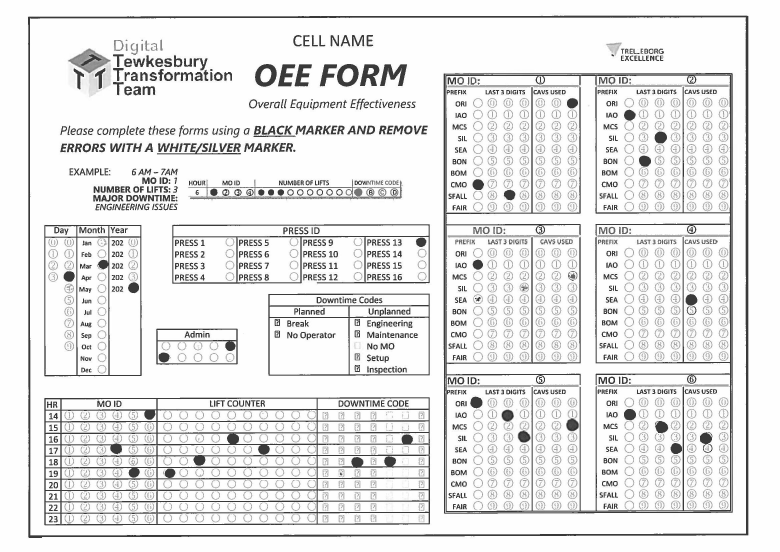
#> input picture tests/test_filled_form.jpg, 2339 x 1656 px (shown at 1/3 size); its folder holds only this picture in this run
$ python -i img_processing.py   (imports and definitions only)
#> lines starting #> are read from the running program, lines starting #| are printed output that depends on the picture; after the words box and inside, x2 and y2 are one past the last pixel; in counts of white or black regions, pixels touching at a corner belong together
#> further down, picture is the input picture: shape (1656, 2339, 3); min 0, max 255, mean 230.1
import os
from pathlib import Path

import cv2
import numpy as np
from pdf2image import convert_from_path


# [72 lines left out: functions pdfFolderToImgs, showImg, threshImg, not called in this run]


# img_processing.py
def alignForm(img, width=0, height=0, isTemplate=False):
    """apply perspective transformation to align form with template
    img = input form as np.array (use cv2.imread)
    width = use template image width (i.e. template['metadata']['shape'][1])
    height = use template image height (i.e. template['metadata']['shape'][0])
    isTemplate = if defining template: set to True to ensure the image is scaled down to
    fit screen when showing image, will override width and height with euclidean distances of outer border"""
#> called with width = 0, height = 0, isTemplate = False

    # enhance image to improve contour detection

    # only resize if template - otherwise image will be resized with warp transform anyways
    xScale = 0.5
    yScale = 0.5
    if isTemplate == True:
        imgResize = cv2.resize(
            img, (0, 0), fx=xScale, fy=yScale, interpolation=cv2.INTER_AREA
        )
        print(
            "AlignImage: img resized by {}{} in width and {}{} in height".format(
                int(xScale * 100), "%", int(yScale * 100), "%"
            )
        )
    else:
        imgResize = img

    imgGray = cv2.cvtColor(imgResize, cv2.COLOR_BGR2GRAY)
    imgBilat = cv2.bilateralFilter(imgGray, 11, 500, 0)
    imgEdges = cv2.Canny(imgBilat, 20, 100)
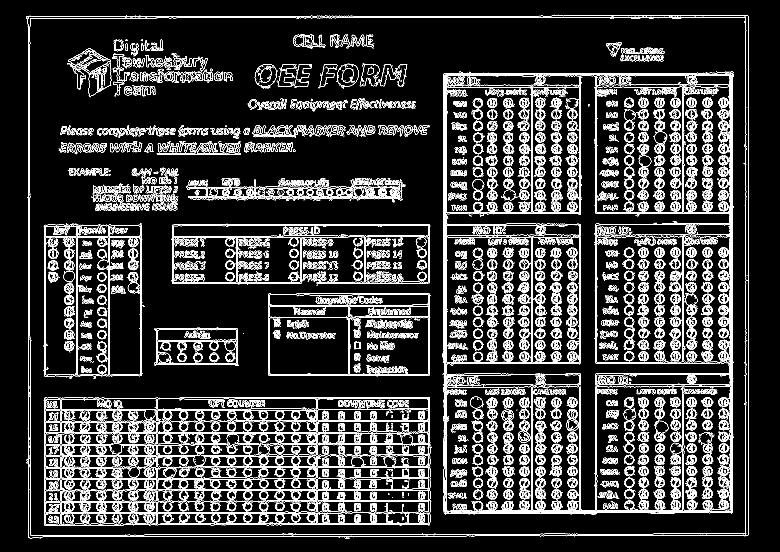
#> imgEdges: shape (1656, 2339) (shown at 1/3 size); 9.4% white in thin lines or dots, all inside (x1, y1, x2, y2) = (79, 44, 2246, 1617)

    ##find outer rectangle##

    conts = cv2.findContours(imgEdges, cv2.RETR_LIST, cv2.CHAIN_APPROX_SIMPLE)
#> conts = 9337 contours, 5115 with area under 20; largest, box (x1, y1, x2, y2) and area: (79, 44, 2246, 1615) 3369879, (89, 51, 2239, 1607) 3328594, (1327, 215, 2202, 1545) 1143238, (1331, 218, 2199, 1535) 939238, (131, 1191, 1294, 1577) 440976
    # find top 10 biggest contours by area
    areas = []
    for c in conts[0]:
        areas.append([c, cv2.contourArea(c)])
#> this loop made 9337 passes
#> c on passes 1, 2, 4: [[1042, 1615], [1043, 1614], [1044, 1615], [1043, 1616]], [[1042, 1612], [1043, 1612]], [[397, 1607]]
#> after the loop, areas = 9337 items

    sortedLengths = sorted(areas, key=lambda x: x[1], reverse=True)
#> sortedLengths = 9337 items
    topConts = sortedLengths[:10]
#> topConts = 10 items

    # find outer rectangle
    outerBoxCnt = None
    for c in topConts:
        # approximate the contour
        peri = cv2.arcLength(c[0], True)
        # approximate curve to check if its rectangular
        approx = cv2.approxPolyDP(c[0], 0.015 * peri, True)
        if len(approx) == 4:
            outerBoxCnt = approx
            break
#> this loop made 1 pass
#> (peri, outerBoxCnt) on pass 1: (7741.1, [[2244, 48], [81, 48], [86, 1613], [2244, 1605]])

    pts = outerBoxCnt.reshape(4, 2)
#> pts = [[2244, 48], [81, 48], [86, 1613], [2244, 1605]]

    # ordered from 0-3: top left, top right, bottom right, bottom left (go clockwise around rect)
    orderedPts = np.zeros((4, 2), dtype="float32")

    # largest sum of x+y = bottom right
    # smallest sum of x+y = top left
    orderedPts[0] = pts[np.argmin(pts.sum(axis=1))]
    orderedPts[2] = pts[np.argmax(pts.sum(axis=1))]

    # smallest difference x-y = top right
    orderedPts[1] = pts[np.argmin(np.diff(pts, axis=1))]
    # largest difference x-y = bottom left
    orderedPts[3] = pts[np.argmax(np.diff(pts, axis=1))]

    # unpack ordered pts to find widths and heights
    (tl, tr, br, bl) = orderedPts

    # use euclidean distances (finally a use for pythagoras lol) - taken from pyimagesearch.com
    widthA = np.sqrt(((br[0] - bl[0]) ** 2) + ((br[1] - bl[1]) ** 2))
    widthB = np.sqrt(((tr[0] - tl[0]) ** 2) + ((tr[1] - tl[1]) ** 2))
    heightA = np.sqrt(((tr[0] - br[0]) ** 2) + ((tr[1] - br[1]) ** 2))
    heightB = np.sqrt(((tl[0] - bl[0]) ** 2) + ((tl[1] - bl[1]) ** 2))

    # find max heights/widths - i.e from top/bottom, left/right
    if width == 0 or isTemplate == True:
        maxWidth = max(int(widthA), int(widthB))
    else:
        maxWidth = width
    if height == 0 or isTemplate == True:
        maxHeight = max(int(heightA), int(heightB))
    else:
        maxHeight = height

    # initialise dst array for transformation
    dst = np.array(
        [
            [0, 0],
            [maxWidth - 1, 0],
            [maxWidth - 1, maxHeight - 1],
            [0, maxHeight - 1],
        ],
        dtype="float32",
    )

    # transformation matrix
    matrix = cv2.getPerspectiveTransform(orderedPts, dst)
#> matrix = [[0.994, -0.00318, -80.37], [3.17e-18, 0.997, -47.85], [-2.37e-06, -1.47e-06, 1]]

    # transform image and resize to original size (map spots to correct locations)
    warpImg = cv2.warpPerspective(imgResize, matrix, (maxWidth, maxHeight))
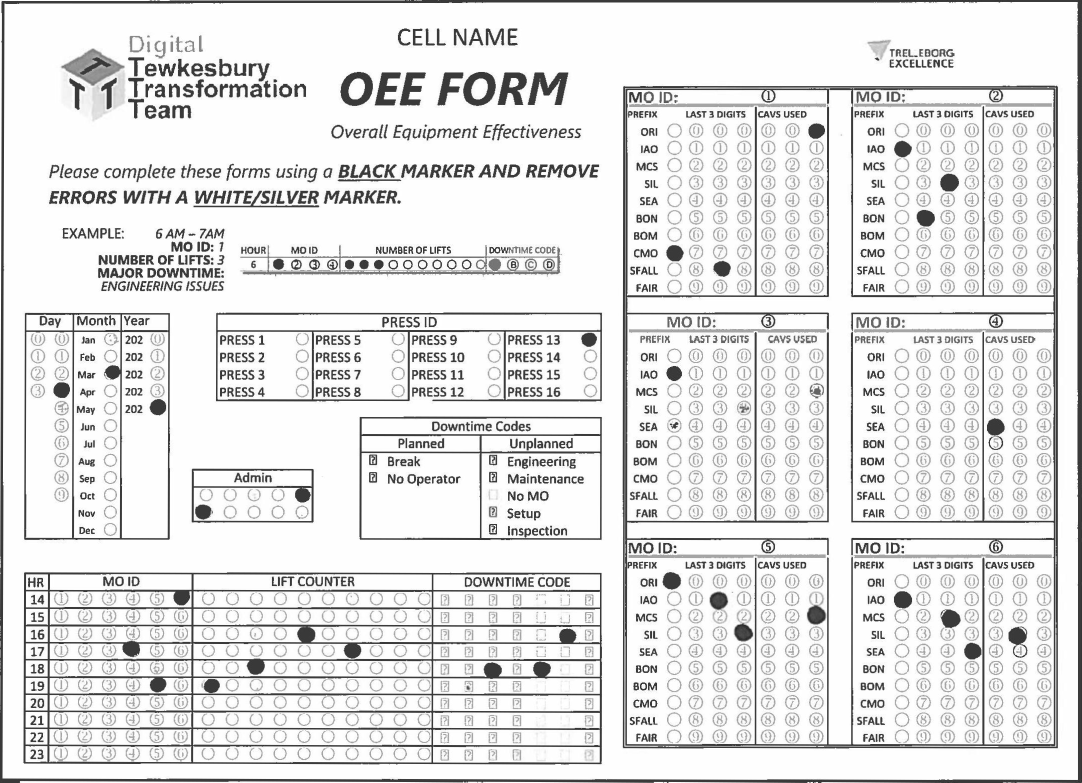
#> warpImg: shape (1565, 2163, 3) (shown at 1/2 size); min 11, max 255, mean 226.7
    if warpImg.shape[0] > warpImg.shape[1]:
        warpImg = cv2.rotate(warpImg, cv2.ROTATE_90_CLOCKWISE)

    return warpImg

>>> import cv2
>>> picture = cv2.imread('tests/test_filled_form.jpg')
>>> result = alignForm(picture)

$ run again, on tests/test_template.jpg
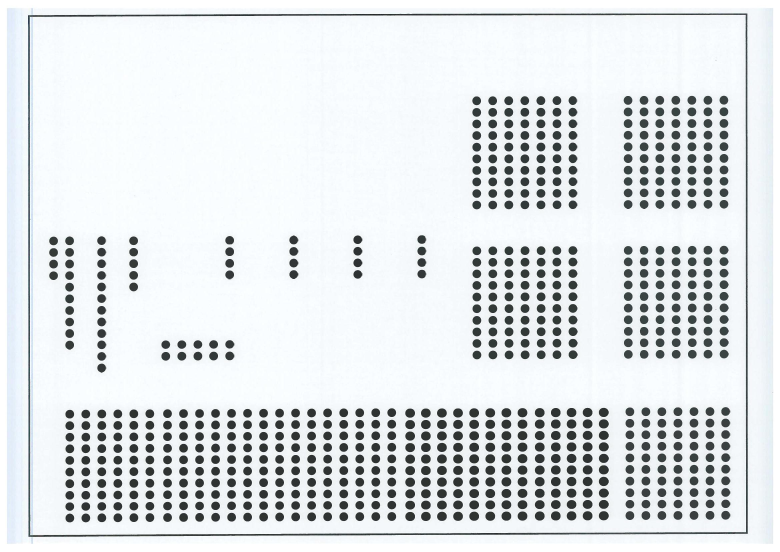
#> input picture tests/test_template.jpg, 2339 x 1656 px (shown at 1/3 size)
#> picture is the input picture: shape (1656, 2339, 3); mean B, G, R 229, 226.9, 222.7
#> in alignForm, `imgEdges = cv2.Canny(imgBilat, 20, 100)`:
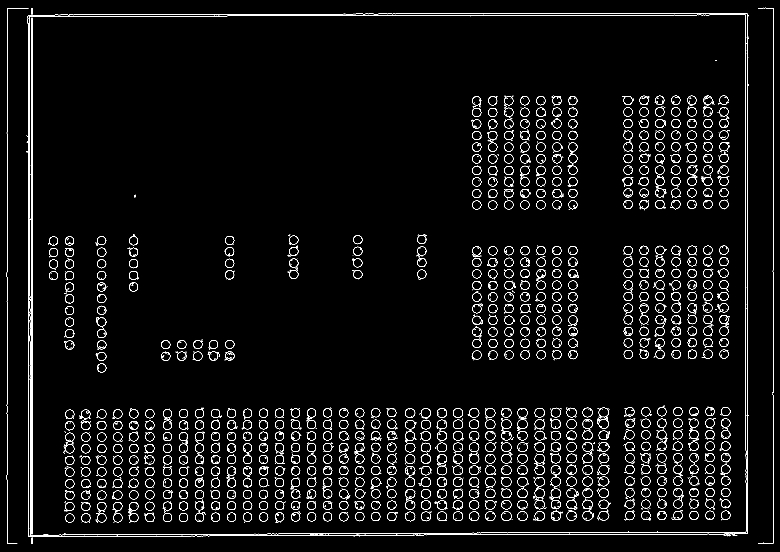
#> imgEdges: shape (1656, 2339) (shown at 1/3 size); 2.7% white in thin lines or dots
#> conts = 3267 contours, 1768 with area under 20; largest, box (x1, y1, x2, y2) and area: (80, 40, 2247, 1611) 3373622, (83, 40, 2244, 1611) 3373589, (88, 44, 2242, 1607) 3336449, (89, 44, 2239, 1606) 3336428, (1796, 1430, 1828, 1459) 670
#> the loop in alignForm, `for c in conts[0]:` made 3267 passes
#> c on passes 2, 3, 5: [[252, 1607]], [[142, 1607], [144, 1607]], [[291, 1606]]
#> after the loop in alignForm, `for c in conts[0]:`: areas = 3267 items
#> topConts = 10 items
#> the loop in alignForm, `for c in topConts:` made 1 pass
#> (peri, outerBoxCnt) on pass 1: (7750.5, [[2246, 45], [84, 45], [85, 1610], [2242, 1601]])
#> pts = [[2246, 45], [84, 45], [85, 1610], [2242, 1601]]
#> matrix = [[0.993, -0.000635, -83.42], [3.16e-18, 0.997, -44.85], [-2.67e-06, -1.48e-06, 1]]
#> in alignForm, `warpImg = cv2.warpPerspective(imgResize, matrix, (maxWidth, maxHeight))`:
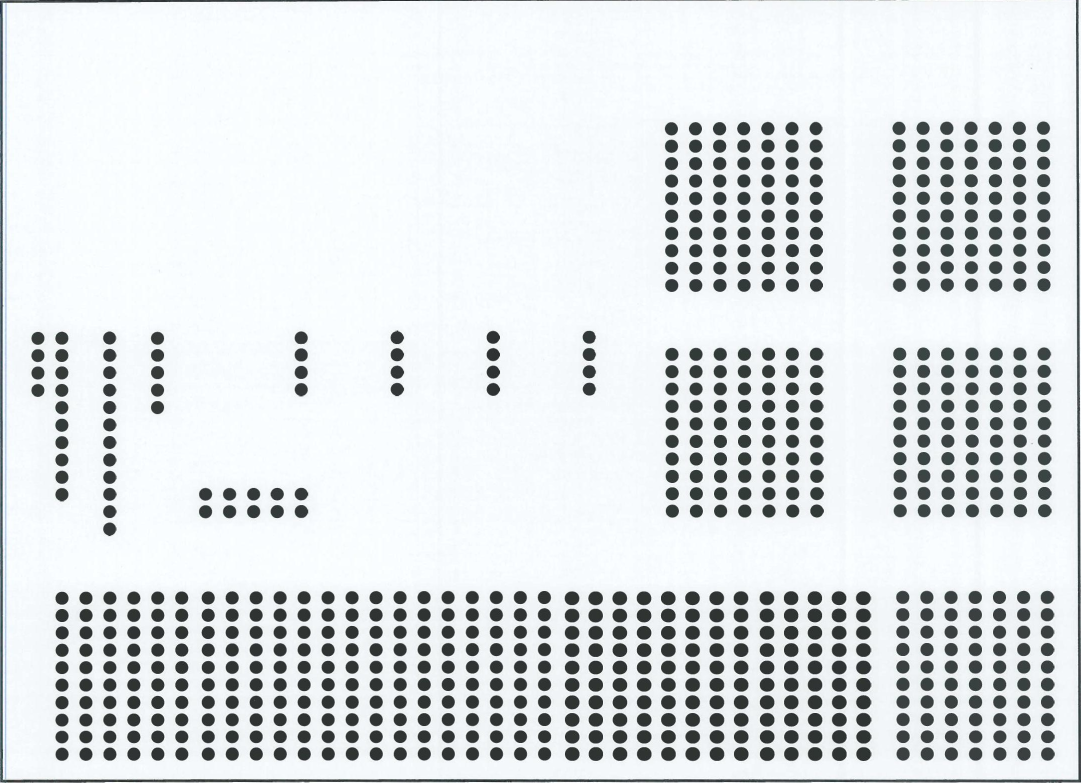
#> warpImg: shape (1565, 2162, 3) (shown at 1/2 size); mean B, G, R 225.9, 223.9, 219.6
